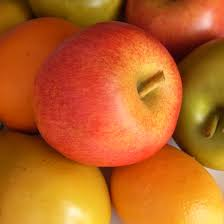
#> input picture Sample.jpeg, 224 x 224 px, found by its file name
$ python Contours.py
#> lines starting #> are read from the running program, lines starting #| are printed output that depends on the picture; after the words box and inside, x2 and y2 are one past the last pixel; in counts of white or black regions, pixels touching at a corner belong together
import cv2.cv2 as cv2
import numpy as np

img =cv2.imread("sample.jpeg",0)
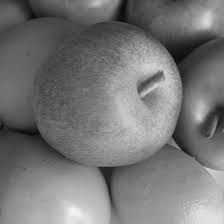
#> img: shape (224, 224); min 5, max 244, mean 118.2

ret, thresh = cv2.threshold(img, 127, 255, 0)
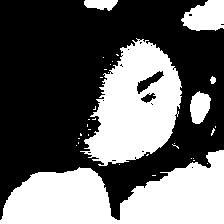
#> thresh: shape (224, 224); 39.8% white; 34 white regions (28 under 20 px)
contours, hierarchy = cv2.findContours(thresh, cv2.RETR_TREE, cv2.CHAIN_APPROX_NONE)
#> contours = 55 contours, 47 with area under 20; largest, box (x1, y1, x2, y2) and area: (0, 150, 224, 224) 9978, (80, 38, 182, 166) 7860, (181, 0, 224, 31) 942, (190, 91, 211, 124) 455, (136, 70, 165, 95) 256, (84, 0, 118, 11) 234, (140, 92, 157, 104) 98, (210, 76, 216, 84) 24
print("Number of Contours =" +str(len(contours)))
#| Number of Contours =55
cv2.drawContours(img, contours, -1, (0, 255, 0), 2)
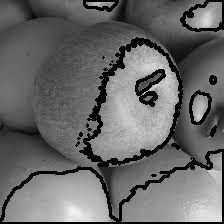
#> img: shape (224, 224); 10.71% of pixels changed, all inside (x1, y1, x2, y2) = (0, 0, 224, 224)

cv2.imshow("image", img)
cv2.waitKey(0)
cv2.destroyAllWindows()

$ run again, with Birdy.jpg copied over Sample.jpeg
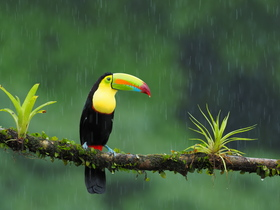
#> input picture Birdy.jpg, 280 x 210 px, found by its file name
#> `ret, thresh = cv2.threshold(img, 127, 255, 0)`:
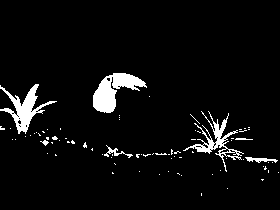
#> thresh: shape (210, 280); 5.2% white; 80 white regions (73 under 20 px)
#> contours = 109 contours, 102 with area under 20; largest, box (x1, y1, x2, y2) and area: (93, 73, 147, 113) 940, (0, 84, 57, 134) 721, (183, 111, 244, 172) 527, (245, 157, 278, 163) 68, (104, 145, 133, 158) 52, (224, 151, 239, 157) 46, (219, 148, 230, 154) 26
#| Number of Contours =109
#> `cv2.drawContours(img, contours, -1, (0, 255, 0), 2)`:
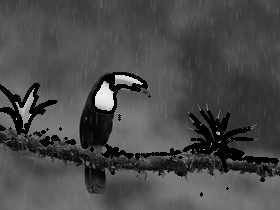
#> img: shape (210, 280); min 0, max 242, mean 73.7

$ run again, with c1.jpg copied over Sample.jpeg
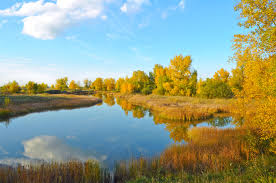
#> input picture c1.jpg, 276 x 183 px, found by its file name
#> `ret, thresh = cv2.threshold(img, 127, 255, 0)`:
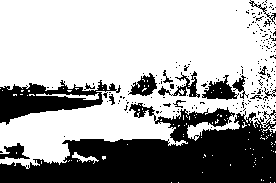
#> thresh: shape (183, 276); 65.9% white; 210 black regions (194 under 20 px)
#> contours = 430 contours, 403 with area under 20; largest, box (x1, y1, x2, y2) and area: (0, 0, 276, 169) 34240, (201, 74, 238, 101) 514, (128, 72, 158, 97) 420, (172, 74, 198, 98) 324, (128, 102, 156, 119) 248
#| Number of Contours =430
#> `cv2.drawContours(img, contours, -1, (0, 255, 0), 2)`:
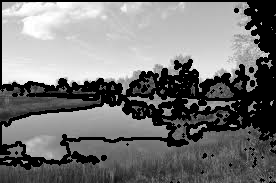
#> img: shape (183, 276); min 0, max 255, mean 118.5
